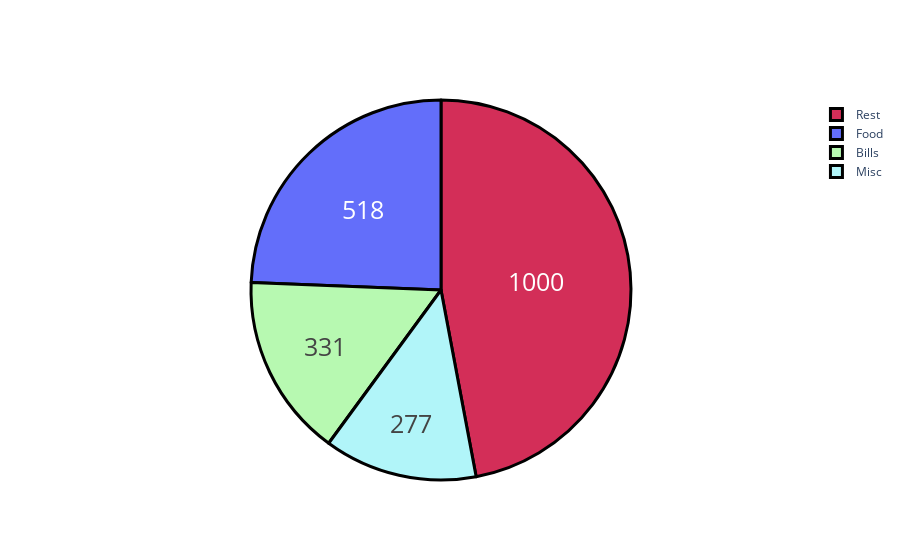

Here is the notebook cell this chart was saved with:
### Markdown cell above
# Simple Pie

### Code cell
groups = ['Rest', 'Food', 'Bills', 'Misc']

amount = [1000, 518, 331, 277]

colors = ['#d32e58', '#f9blee', '#b7f9b1', '#b1f5f9']

trace = go.Pie(labels=groups, values=amount, hoverinfo='label+percent', textinfo='value',
              textfont=dict(size=25),
              marker=dict(colors=colors, line=dict(color='#000000', width=3)))

iplot([trace])

### Figure 1 — Plotly figure (JSON) as saved in the notebook; plotly's stock layout.template omitted (floating-point values rounded to 4 significant figures)
{"data": [{"hoverinfo": "label+percent", "labels": ["Rest", "Food", "Bills", "Misc"], "marker": {"colors": ["#d32e58", "#f9blee", "#b7f9b1", "#b1f5f9"], "line": {"color": "#000000", "width": 3}}, "textfont": {"size": 25}, "textinfo": "value", "type": "pie", "values": [1000, 518, 331, 277]}], "layout": {}}
